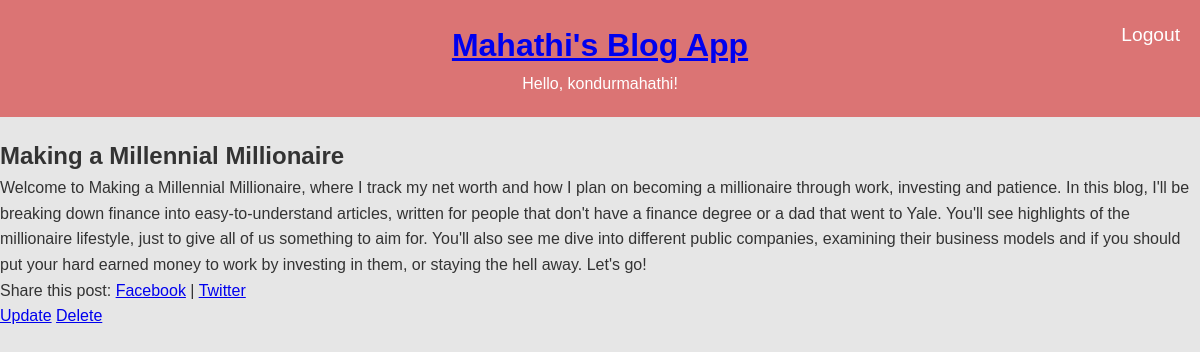
The app's page /post/4/ (signed in) with its own data.
### blog/models.py (models this page shows, shortened)
class Post(models.Model):
    title = models.CharField(max_length=200)
    content = models.TextField()

### blog/views.py (the view)
# urls.py: path('post/<int:pk>/', post_detail, name='post_detail'),
@login_required
def post_detail(request, pk):
    post = get_object_or_404(Post, pk=pk)
    return render(request, 'blog/post_detail.html', {'user': request.user, 'object': post})

### blog/templates/blog/post_detail.html
{% extends 'base.html' %}
{% load static %}
{% block content %}
  <h2>{{ object.title }}</h2>
  <p>{{ object.content }}</p>
  <p>
    Share this post:
    <a href="https://www.facebook.com/sharer/sharer.php?u={{ request.build_absolute_uri }}" target="_blank" rel="noopener noreferrer">Facebook</a>
    |
    <a href="https://twitter.com/intent/tweet?url={{ request.build_absolute_uri }}&text={{ post.title }}" target="_blank" rel="noopener noreferrer">Twitter</a>
  </p>
  <a href="{% url 'post_update' pk=object.pk %}">Update</a>
  <a href="{% url 'post_delete' pk=object.pk %}">Delete</a>
{% endblock %}

### blog/templates/base.html (shortened to what this page needs)
{% load static %}
<!DOCTYPE html>
<html lang="en">
<head>
    <link rel="stylesheet" href="{% static 'blog/css/styles.css' %}">
    <link rel="stylesheet" href="https://cdnjs.cloudflare.com/ajax/libs/font-awesome/6.0.0/css/all.min.css" />
</head>
<body>
    <header>
        <h1><a href="{% url 'post_list' %}">Mahathi's Blog App</a></h1>
        {% if user.is_authenticated %}
            <p>Hello, {{ user.username }}!</p>
            <a href="{% url 'logout' %}" class="logout">Logout</a>
        {% else %}
            <p><a href="{% url 'login' %}">Login</a> | <a href="{% url 'register' %}">Register</a></p>
        {% endif %}
    </header>
    <main>
        {% block content %}{% endblock %}
    </main>
</body>
</html>

### blog/static/blog/css/styles.css (style rules this page uses)
body, h1, h2, h3, p, ul, li { margin: 0; padding: 0; }
body { font-family: 'Arial', sans-serif; line-height: 1.6; background-color: #e6e6e6; color: #333; display: flex; flex-direction: column; align-items: center; min-height: 100vh; }
header { background-color: #db7474; color: #fff; padding: 20px 0; width: 100%; text-align: center; }
header h1 { font-size: 2em; }
main { margin-top: 20px; }
.logout { position: absolute; top: 20px; right: 20px; color: #fff; text-decoration: none; font-size: 1.2em; }

### records on screen
Post: title "Making a Millennial Millionaire", content "Welcome to Making a Millennial Millionaire, where I track my net worth and how I plan on becoming a millionaire through work, investing and patience. In this blog, I'll be breaking down finance into easy-to-understand articles, written for people that don't have a finance degree or a dad that went to Yale. You'll see highlights of the millionaire lifestyle, just to give all of us something to aim for. You'll also see me dive into different public companies, examining their business models and if you should put your hard earned money to work by investing in them, or staying the hell away. Let's go!"

### other values on screen
{{ user.username }} "kondurmahathi"
